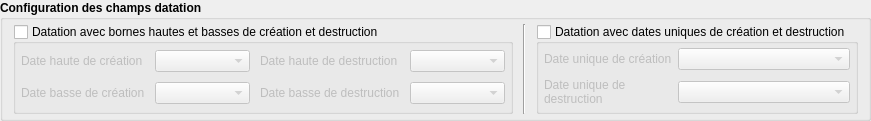
      <widget class="QGroupBox" name="groupBox">
       <property name="font">
        <font>
         <weight>75</weight>
         <bold>true</bold>
        </font>
       </property>
       <property name="title">
        <string>Configuration des champs datation</string>
       </property>
       <property name="flat">
        <bool>false</bool>
       </property>
       <property name="checkable">
        <bool>false</bool>
       </property>
       <layout class="QHBoxLayout" name="horizontalLayout">
        <property name="leftMargin">
         <number>5</number>
        </property>
        <property name="topMargin">
         <number>2</number>
        </property>
        <property name="rightMargin">
         <number>5</number>
        </property>
        <property name="bottomMargin">
         <number>2</number>
        </property>
        <item>
         <layout class="QHBoxLayout" name="horizontalLayout_3">
          <property name="spacing">
           <number>10</number>
          </property>
          <property name="sizeConstraint">
           <enum>QLayout::SetNoConstraint</enum>
          </property>
          <property name="leftMargin">
           <number>5</number>
          </property>
          <property name="topMargin">
           <number>2</number>
          </property>
          <property name="rightMargin">
           <number>5</number>
          </property>
          <property name="bottomMargin">
           <number>2</number>
          </property>
          <item>
           <widget class="QGroupBox" name="DateDouble">
            <property name="enabled">
             <bool>true</bool>
            </property>
            <property name="sizePolicy">
             <sizepolicy hsizetype="Expanding" vsizetype="Preferred">
              <horstretch>0</horstretch>
              <verstretch>0</verstretch>
             </sizepolicy>
            </property>
            <property name="minimumSize">
             <size>
              <width>500</width>
              <height>90</height>
             </size>
            </property>
            <property name="font">
             <font>
              <weight>50</weight>
              <bold>false</bold>
             </font>
            </property>
            <property name="title">
             <string>Datation avec bornes hautes et basses de création et destruction</string>
            </property>
            <property name="flat">
             <bool>true</bool>
            </property>
            <property name="checkable">
             <bool>true</bool>
            </property>
            <property name="checked">
             <bool>false</bool>
            </property>
            <layout class="QGridLayout" name="gridLayout_3">
             <property name="leftMargin">
              <number>5</number>
             </property>
             <property name="topMargin">
              <number>2</number>
             </property>
             <property name="rightMargin">
              <number>5</number>
             </property>
             <property name="bottomMargin">
              <number>2</number>
             </property>
             <property name="horizontalSpacing">
              <number>10</number>
             </property>
             <item row="0" column="0">
              <widget class="QLabel" name="label_2">
               <property name="sizePolicy">
                <sizepolicy hsizetype="Fixed" vsizetype="Preferred">
                 <horstretch>0</horstretch>
                 <verstretch>0</verstretch>
                </sizepolicy>
               </property>
               <property name="text">
                <string>Date haute de création</string>
               </property>
               <property name="wordWrap">
                <bool>true</bool>
               </property>
              </widget>
             </item>
             <item row="0" column="1">
              <widget class="QgsFieldComboBox" name="mFieldComboBox">
               <property name="sizePolicy">
                <sizepolicy hsizetype="Expanding" vsizetype="Fixed">
                 <horstretch>0</horstretch>
                 <verstretch>0</verstretch>
                </sizepolicy>
               </property>
              </widget>
             </item>
             <item row="0" column="2">
              <widget class="QLabel" name="label_4">
               <property name="sizePolicy">
                <sizepolicy hsizetype="Fixed" vsizetype="Preferred">
                 <horstretch>0</horstretch>
                 <verstretch>0</verstretch>
                </sizepolicy>
               </property>
               <property name="text">
                <string>Date haute de destruction</string>
               </property>
               <property name="wordWrap">
                <bool>true</bool>
               </property>
              </widget>
             </item>
             <item row="0" column="3">
              <widget class="QgsFieldComboBox" name="mFieldComboBox_3">
               <property name="sizePolicy">
                <sizepolicy hsizetype="Expanding" vsizetype="Fixed">
                 <horstretch>0</horstretch>
                 <verstretch>0</verstretch>
                </sizepolicy>
               </property>
              </widget>
             </item>
             <item row="1" column="0">
              <widget class="QLabel" name="label_3">
               <property name="sizePolicy">
                <sizepolicy hsizetype="Fixed" vsizetype="Preferred">
                 <horstretch>0</horstretch>
                 <verstretch>0</verstretch>
                </sizepolicy>
               </property>
               <property name="text">
                <string>Date basse de création</string>
               </property>
               <property name="wordWrap">
                <bool>true</bool>
               </property>
              </widget>
             </item>
             <item row="1" column="1">
              <widget class="QgsFieldComboBox" name="mFieldComboBox_2">
               <property name="sizePolicy">
                <sizepolicy hsizetype="Expanding" vsizetype="Fixed">
                 <horstretch>0</horstretch>
                 <verstretch>0</verstretch>
                </sizepolicy>
               </property>
              </widget>
             </item>
             <item row="1" column="2">
              <widget class="QLabel" name="label_5">
               <property name="sizePolicy">
                <sizepolicy hsizetype="Fixed" vsizetype="Preferred">
                 <horstretch>0</horstretch>
                 <verstretch>0</verstretch>
                </sizepolicy>
               </property>
               <property name="text">
                <string>Date basse de destruction</string>
               </property>
               <property name="wordWrap">
                <bool>true</bool>
               </property>
              </widget>
             </item>
             <item row="1" column="3">
              <widget class="QgsFieldComboBox" name="mFieldComboBox_4">
               <property name="sizePolicy">
                <sizepolicy hsizetype="Expanding" vsizetype="Fixed">
                 <horstretch>0</horstretch>
                 <verstretch>0</verstretch>
                </sizepolicy>
               </property>
              </widget>
             </item>
            </layout>
           </widget>
          </item>
          <item>
           <widget class="Line" name="line_3">
            <property name="orientation">
             <enum>Qt::Vertical</enum>
            </property>
           </widget>
          </item>
          <item>
           <widget class="QGroupBox" name="DateUnique">
            <property name="enabled">
             <bool>true</bool>
            </property>
            <property name="sizePolicy">
             <sizepolicy hsizetype="Expanding" vsizetype="Preferred">
              <horstretch>0</horstretch>
              <verstretch>0</verstretch>
             </sizepolicy>
            </property>
            <property name="minimumSize">
             <size>
              <width>250</width>
              <height>90</height>
             </size>
            </property>
            <property name="maximumSize">
             <size>
              <width>16777215</width>
              <height>11777215</height>
             </size>
            </property>
            <property name="font">
             <font>
              <weight>50</weight>
              <bold>false</bold>
              <kerning>true</kerning>
             </font>
            </property>
            <property name="title">
             <string>Datation avec dates uniques de création et destruction</string>
            </property>
            <property name="flat">
             <bool>true</bool>
            </property>
            <property name="checkable">
             <bool>true</bool>
            </property>
            <property name="checked">
             <bool>false</bool>
            </property>
            <layout class="QGridLayout" name="gridLayout_4">
             <property name="leftMargin">
              <number>5</number>
             </property>
             <property name="topMargin">
              <number>2</number>
             </property>
             <property name="rightMargin">
              <number>5</number>
             </property>
             <property name="bottomMargin">
              <number>2</number>
             </property>
             <property name="spacing">
              <number>6</number>
             </property>
             <item row="0" column="0">
              <widget class="QLabel" name="label_21">
               <property name="sizePolicy">
                <sizepolicy hsizetype="Fixed" vsizetype="Preferred">
                 <horstretch>0</horstretch>
                 <verstretch>0</verstretch>
                </sizepolicy>
               </property>
               <property name="text">
                <string>Date unique de création</string>
               </property>
               <property name="wordWrap">
                <bool>true</bool>
               </property>
              </widget>
             </item>
             <item row="0" column="1">
              <widget class="QgsFieldComboBox" name="mFieldComboBox_6">
               <property name="sizePolicy">
                <sizepolicy hsizetype="Expanding" vsizetype="Fixed">
                 <horstretch>0</horstretch>
                 <verstretch>0</verstretch>
                </sizepolicy>
               </property>
              </widget>
             </item>
             <item row="1" column="0">
              <widget class="QLabel" name="label_23">
               <property name="sizePolicy">
                <sizepolicy hsizetype="Fixed" vsizetype="Preferred">
                 <horstretch>0</horstretch>
                 <verstretch>0</verstretch>
                </sizepolicy>
               </property>
               <property name="text">
                <string>Date unique de destruction</string>
               </property>
               <property name="wordWrap">
                <bool>true</bool>
               </property>
              </widget>
             </item>
             <item row="1" column="1">
              <widget class="QgsFieldComboBox" name="mFieldComboBox_7">
               <property name="sizePolicy">
                <sizepolicy hsizetype="Expanding" vsizetype="Fixed">
                 <horstretch>0</horstretch>
                 <verstretch>0</verstretch>
                </sizepolicy>
               </property>
              </widget>
             </item>
            </layout>
           </widget>
          </item>
         </layout>
        </item>
       </layout>
      </widget>
